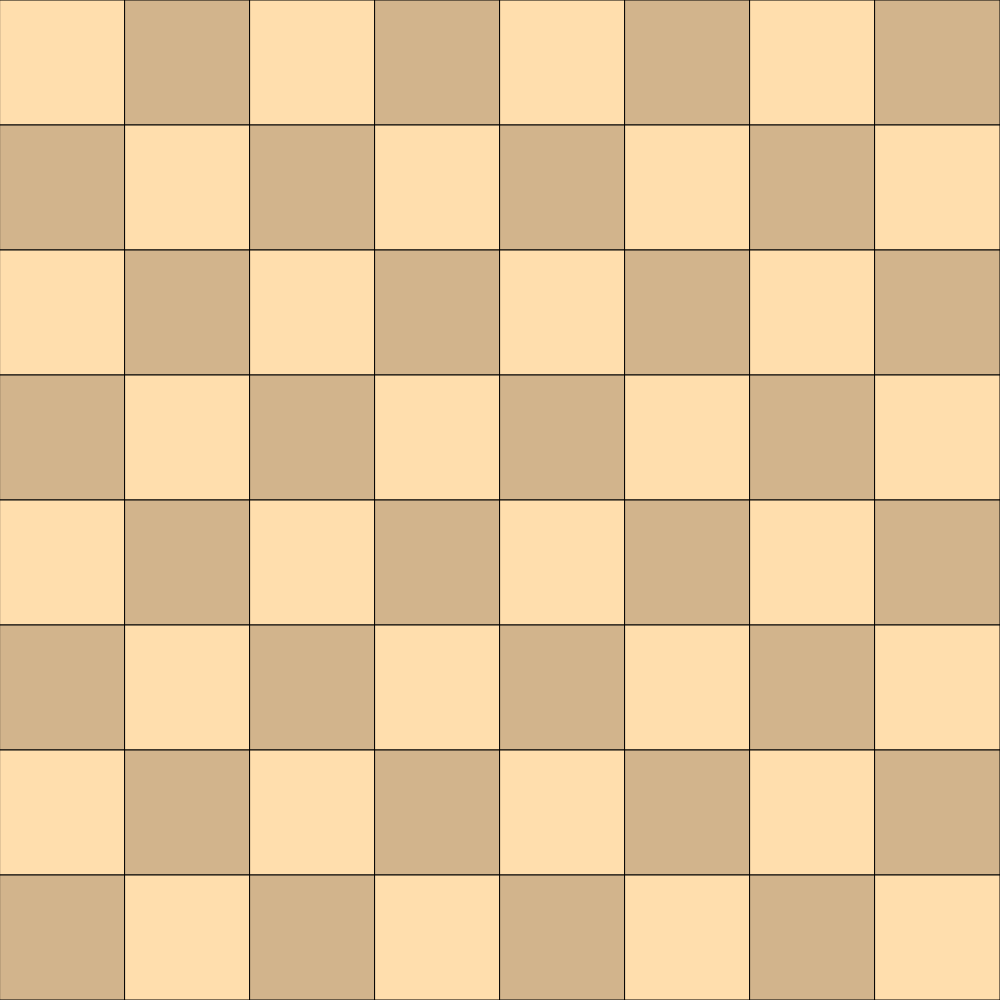
Frame 1 (no input)
Frame 60 (no input): identical to frame 1, image omitted
Frame 120 (the mouse pressed at the canvas centre since frame 60): identical to frame 1, image omitted

The p5.js sketch that drew this single still picture (run headless with seeded random() and noise() and a simulated clock; from frame 60 on, the mouse is pressed at the canvas centre):

// p5.js sketch
// ── sketch.js
// Chessboard
// Dan Schellenberg
// Mar 2, 2018

let boxSize;
let isFilled;

function setup() {
  if (windowWidth < windowHeight) {
    createCanvas(windowWidth, windowWidth);
  }
  else {
    createCanvas(windowHeight, windowHeight);
  }
  boxSize = width / 8;
  isFilled = false;
}

function draw() {
  background(255);
  drawBoard();
}

function drawBoard() {
  for (let i = 0; i < 8; i++) {
    for (let j = 0; j < 8; j++) {
      if (isFilled) {
        fill(210,180,140);
      }
      else {
        fill(255,222,173);
      }
      rect(boxSize * j, boxSize * i, boxSize, boxSize);
      isFilled = !isFilled;
    }
    isFilled = !isFilled; //fix for the next row
  }
}









function drawOutline() {
  fill(0);
  rect(0, 0, width, borderSize);
  rect(0, 0, borderSize, height);
  rect(width - borderSize, 0, width, height);
  rect(0, height - borderSize, width, height);
}
